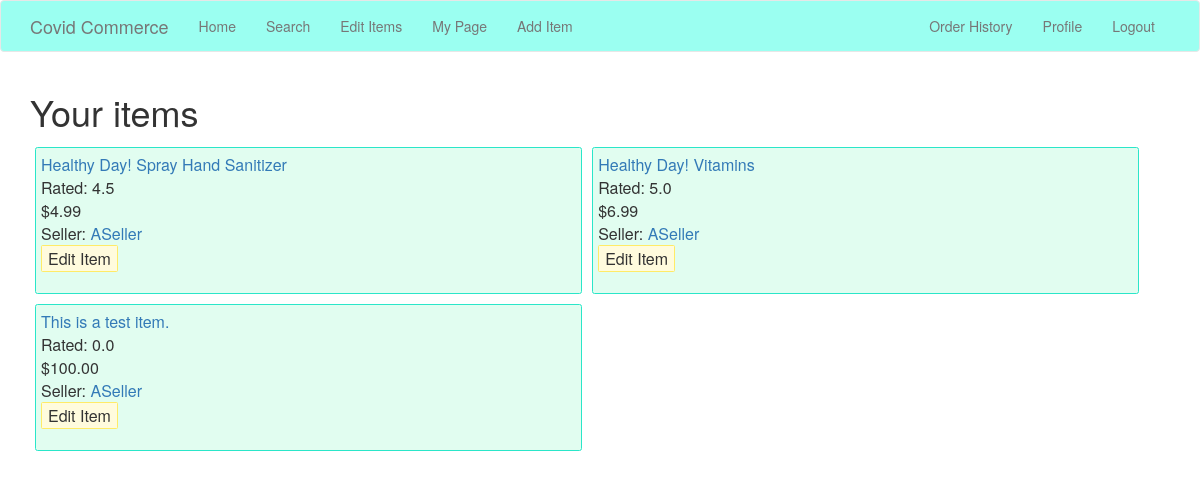
The app's page /seller_items1 (signed in) with its own data.
### app/models.py (models this page shows, shortened)
class Item(db.Model):
    id = db.Column(db.Integer, primary_key = True)
    item_name = db.Column(db.String(64), index = True)
    item_description = db.Column(db.String(1500))
    seller_id = db.Column(db.Integer, db.ForeignKey('user.id'))
    price = db.Column(db.Float(precision = 2, asdecimal = True))
    posted_on = db.Column(db.DateTime, default = datetime.utcnow)
    num_available = db.Column(db.Integer, default = 0)
    initial_supply = db.Column(db.Integer, default = 0)
    in_cart_of = db.relationship('User', secondary = cart, primaryjoin = (cart.c.item_id == id), backref = db.backref('cart', lazy = 'dynamic'), lazy = 'dynamic') # All of the carts that an item is in
    num_purchased = db.Column(db.Integer, default = 0)
    supplied_in = db.relationship('Sellerorder', secondary = itemSellerOrder, primaryjoin = (itemSellerOrder.c.item_id == id), backref = db.backref('itemSellerOrder', lazy = 'dynamic'), lazy = 'dynamic') # All of the seller orders that an item exists in
    bought_in = db.relationship('Buyerorder', secondary = itemBuyerOrder, primaryjoin = (itemBuyerOrder.c.item_id == id), backref = db.backref('itemBuyerOrder', lazy = 'dynamic'), lazy = 'dynamic') # All of the buyer orders that an item exists in
    reviews = db.relationship('Review', backref='reviewed', lazy='dynamic')
    rating = db.Column(db.Float(precision = 2, asdecimal = True), default = 0.0)

class User(UserMixin, db.Model):
    id = db.Column(db.Integer, primary_key=True)
    username = db.Column(db.String(64), index=True, unique=True)
    email = db.Column(db.String(120), index=True, unique=True)
    password_hash = db.Column(db.String(128))
    first_name = db.Column(db.String(100))
    last_name = db.Column(db.String(100))
    about_seller = db.Column(db.String(140))
    address = db.Column(db.String(200))
    card_number = db.Column(db.String(16))
    security_code = db.Column(db.String(3))
    items = db.relationship('Item', backref='supplier', lazy='dynamic')
    is_seller = db.Column(db.Boolean, default = True)
    in_cart = db.relationship('Item', secondary = cart, primaryjoin = (cart.c.buyer_id == id), backref = db.backref('cart', lazy = 'dynamic'), lazy = 'dynamic') # All of the items in a buyer's cart
    orders_to = db.relationship('Sellerorder', backref='supplier', lazy='dynamic') # Order made to a seller
    orders_by = db.relationship('Buyerorder', backref='customer', lazy='dynamic') # Order made by a buyer
    orders_involved_in = db.relationship('Buyerorder', secondary = sellerBuyerOrder, primaryjoin = (sellerBuyerOrder.c.seller_id == id), backref = db.backref('sellerBuyerOrder', lazy = 'dynamic'), lazy = 'dynamic') # All of the items in this order
    reports = db.relationship('Report', backref='reported', lazy='dynamic')
    reviews = db.relationship('Review', backref='reviewer', lazy='dynamic')

### app/routes.py (the view)
@app.route('/', methods=['GET', 'POST'])
@app.route('/seller_items<seller_id>', methods=['GET', 'POST'])
@login_required
def seller_items(seller_id):
    seller = User.query.filter_by(id = seller_id).first()
    items = Item.query.filter_by(seller_id = seller.id)
    return render_template('seller_items.html', title="Items", items=items.all(), current_user = current_user)

### app/models.py (called while the page is built)
@login.user_loader
def load_user(id):
    user = User.query.get(int(id))
    return user

### app/routes.py (called while the page is built)
@app.before_request
def before_request():
    if current_user.is_authenticated:
        current_user.last_seen = datetime.utcnow()
        db.session.add(current_user)
        db.session.commit()

### app/templates/seller_items.html
{% extends "base.html" %}
{% import 'bootstrap/wtf.html' as wtf %}
{% block app_content %}
    <h1> Your items </h1>
    <div class="itemList">
        {% for item in items %}
        <div class="item-box">
            <table>
                <tr>
                    <td>
                        {% include 'vague_item.html' %}
                    </td>
                </tr>
                <tr>
                    <td>
                        <form action="{{ url_for('edit_item',item_id=item.id) }}">
                            <input class="button cartButton" type="submit" value="Edit Item">
                        </form>
                    </td>
                </tr>
            </table>
        </div>
        {% endfor %}
    </div>
{% endblock %}

### app/templates/vague_item.html
{% import 'bootstrap/wtf.html' as wtf %}
{% block app_content %}
    <table>
        <tr>
            <td>
                <a class="linkText" href="{{ url_for('detailed_item', item_id = item.id) }}"> {{ item.item_name }} </a>
            </td>
        </tr>
        <tr>
            <td>
                Rated: {{ "%.1f"|format(item.rating) }}
            </td>
        </tr>
        <tr>
            <td>
                {{ "$%.2f"|format(item.price) }}
            </td>
        </tr>
        <tr>
            <td>
                Seller: <a class="linkText" href="{{ url_for('seller_page', seller_username = item.supplier.username) }}"> {{ item.supplier.username }}</a>
            </td>
        </tr>
    </table>
{% endblock %}

### app/static/css/main.css (style rules this page uses)
.itemList { display: flex; flex-wrap: wrap; }
.cartButton { background-color: rgb(255, 251, 221); border: 1.5px solid rgb(255, 235, 103); border-radius: 1.5px; }
@media (min-width: 1200px) { .item-box { display: flex; vertical-align: middle; background-color: rgb(225, 253, 240); width: 25%; margin: 5px; padding: 5px; border: 1.5px solid rgb(42, 230, 201); border-radius: 2.5px; } }
@media (min-width: 800px) and (max-width: 1200px) { .item-box { display: flex; vertical-align: middle; background-color: rgb(225, 253, 240); width: 48%; margin: 5px; padding: 5px; border: 1.5px solid rgb(42, 230, 201); border-radius: 2.5px; } }

### records on screen
Item: item_name "Healthy Day! Spray Hand Sanitizer", rating "4.5", price "$4.99", supplier.username "ASeller"
Item: item_name "Healthy Day! Vitamins", rating "5.0", price "$6.99", supplier.username "ASeller"
Item: item_name "This is a test item.", rating "0.0", price "$100.00", supplier.username "ASeller"
